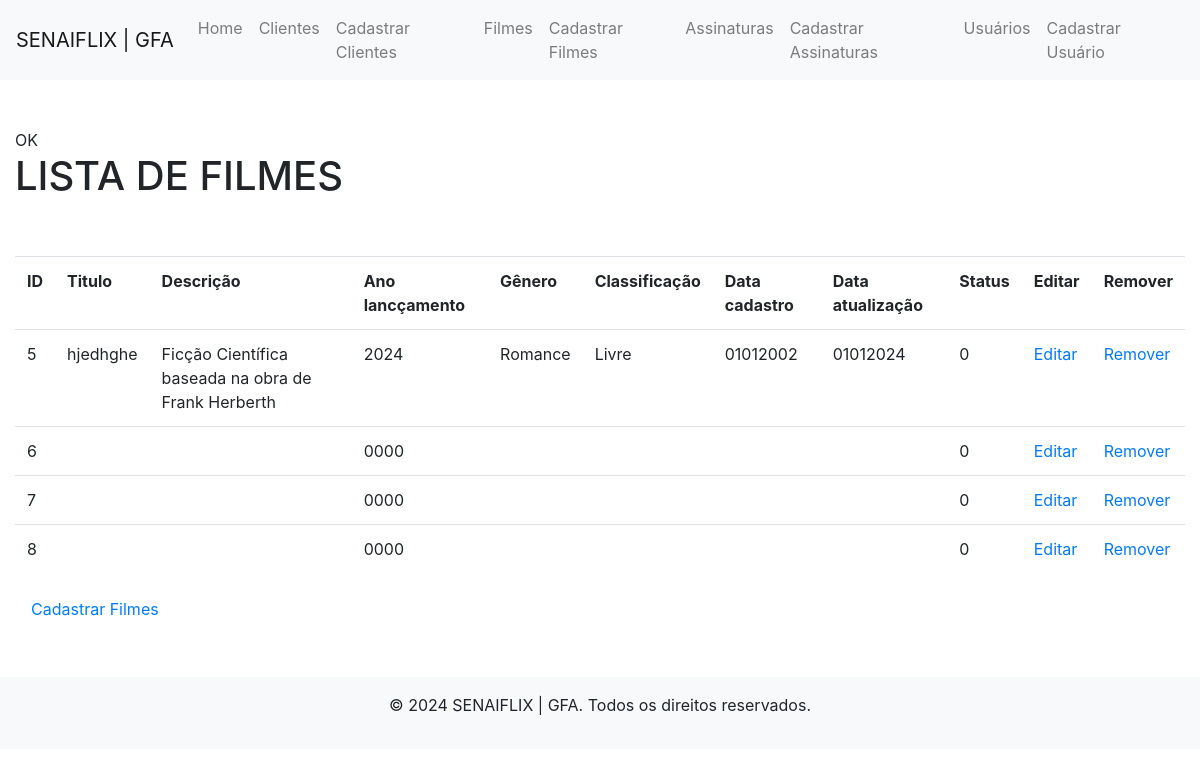
The page /index.php?pagina=filmes_listar on the database its author committed.
### tables this page shows
CREATE TABLE `filmes` (
  `id_filmes` int(11) NOT NULL,
  `titulo` varchar(255) NOT NULL,
  `descricao` text NOT NULL,
  `ano_lancamento` year(4) NOT NULL,
  `genero` varchar(100) NOT NULL,
  `classificacao` varchar(10) NOT NULL,
  `data_cadastro` varchar(15) NOT NULL,
  `data_atualizacao` varchar(15) NOT NULL,
  `status` int(1) NOT NULL
);

### pages/filmes_listar.php (the view)
<?php
    include('conexao.php');
    $sql = "SELECT * FROM filmes";
    $resultado = $conn->query($sql);
?>
<table class="table table-striped-columns">
    <h1>LISTA DE FILMES</h1>
    <tr>
        <th>ID</th>
        <th>Titulo</th>
        <th>Descrição</th>
        <th>Ano lancçamento</th>
        <th>Gênero</th>
        <th>Classificação</th>
        <th>Data cadastro</th>
        <th>Data atualização</th>
        <th>Status</th>
        <th>Editar</th><br>
        <th>Remover</th><br>
    </tr>
    <?php
        while($linha = $resultado->fetch_assoc()){
            echo "<tr>
                <td>".$linha['id_filmes']."</td>
                <td>".$linha['titulo']."</td>
                <td>".$linha['descricao']."</td>
                <td>".$linha['ano_lancamento']."</td>
                <td>".$linha['genero']."</td>
                <td>".$linha['classificacao']."</td>
                <td>".$linha['data_cadastro']."</td>
                <td>".$linha['data_atualizacao']."</td>
                <td>".$linha['status']."</td>
                <td><a href='pages/filmes_edita.php?id=".$linha['id_filmes']."'>Editar</a></td>
                <td><a href='pages/filmes_remover.php?id=".$linha['id_filmes']."'>Remover</a></td>
            </tr>";
        }
    ?>
</table>
<a class="nav-link" href="index.php?pagina=filmes_cadastro">Cadastrar Filmes</a>

### index.php (shortened to what this page needs)
<!DOCTYPE html>
<html lang="pt-BR">
<head>
    <link href="https://stackpath.bootstrapcdn.com/bootstrap/4.5.2/css/bootstrap.min.css" rel="stylesheet">
</head>
<body>
    <?php include 'header.php'; ?>
    <div class="container-fluid my-5">
        <?php
        $pagina = isset($_GET['pagina']) ? $_GET['pagina'] : 'home';
        $pagePath = "pages/{$pagina}.php";
        if (file_exists($pagePath)) {
            include $pagePath;
        } else {
            echo "<div class='alert alert-danger'>Página não encontrada.</div>";
        }
        ?>
    </div>
    <?php include 'footer.php'; ?>
</body>
</html>

### header.php (shortened to what this page needs)
<header>
    <nav class="navbar navbar-expand-lg navbar-light bg-light">
        <a class="navbar-brand" href="#">SENAIFLIX | GFA</a>
        <div class="collapse navbar-collapse" id="navbarNav">
            <ul class="navbar-nav">
                <li class="nav-item">
                    <a class="nav-link" href="index.php">Home</a>
                </li>
                <li class="nav-item">
                    <a class="nav-link" href="index.php?pagina=clientes_listar">Clientes</a>
                </li>
                <li class="nav-item">
                    <a class="nav-link" href="index.php?pagina=clientes_cadastro">Cadastrar Clientes</a>
                </li>
                <li class="nav-item">
                    <a class="nav-link" href="index.php?pagina=filmes_listar">Filmes</a>
                </li>
                <li class="nav-item">
                    <a class="nav-link" href="index.php?pagina=filmes_cadastro">Cadastrar Filmes</a>
                </li>
                <li class="nav-item">
                    <a class="nav-link" href="index.php?pagina=assinaturas_listar">Assinaturas</a>
                </li>
                <li class="nav-item">
                    <a class="nav-link" href="index.php?pagina=assinaturas_cadastro">Cadastrar Assinaturas</a>
                </li>
                <li class="nav-item">
                    <a class="nav-link" href="index.php?pagina=usuario_listar">Usuários</a>
                </li>
                <li class="nav-item">
                    <a class="nav-link" href="index.php?pagina=usuario_cadastro">Cadastrar Usuário</a>
                </li>
            </ul>
        </div>
    </nav>
</header>

### conexao.php
<?php
$servidor = 'localhost';
$usuario = 'root';
$senha = '';
$banco = 'senaiflix_gustavo';
$conn = new mysqli($servidor, $usuario, $senha, $banco);
if($conn->connect_errno){
   echo "erro";
}
else
{
    echo "OK";
}
?>

### footer.php
<footer class="bg-light text-center py-3">
    <p>&copy; 2024 SENAIFLIX | GFA. Todos os direitos reservados.</p>
</footer>

### rows shown on the page
filmes: id_filmes "5", titulo "hjedhghe", descricao "Ficção Científica baseada na obra de Frank Herberth", ano_lancamento "2024", genero "Romance", classificacao "Livre", data_cadastro "01012002", data_atualizacao "01012024", status "0"
filmes: id_filmes "6", ano_lancamento "0000", status "0"
filmes: id_filmes "7", ano_lancamento "0000", status "0"
filmes: id_filmes "8", ano_lancamento "0000", status "0"
